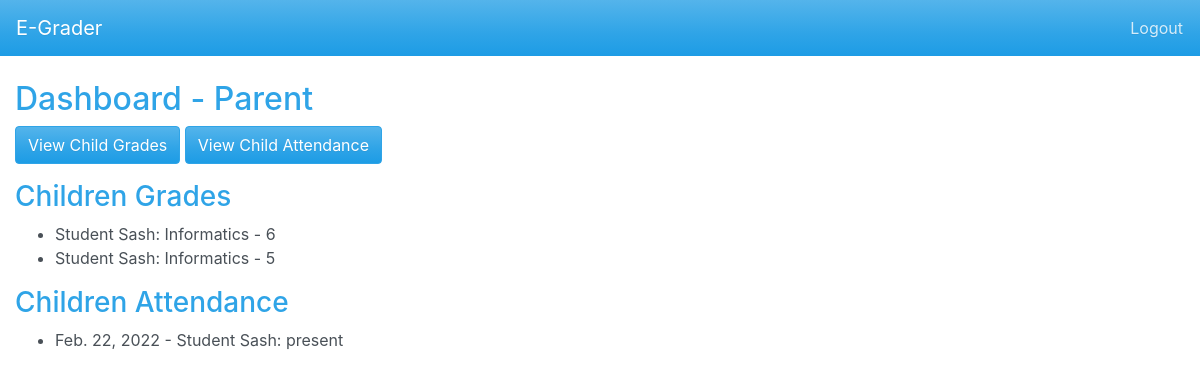
The page / (signed in) on the database its author committed.
### core/models.py (models this page shows, shortened)
class User(AbstractUser):
    role = models.CharField(max_length=20, choices=ROLE_CHOICES)

class Grade(models.Model):
    student = models.ForeignKey(Student, on_delete=models.CASCADE)
    subject = models.ForeignKey(Subject, on_delete=models.CASCADE)
    teacher = models.ForeignKey(Teacher, on_delete=models.CASCADE)
    term = models.ForeignKey(ProgramTerm, on_delete=models.CASCADE)
    value = models.PositiveSmallIntegerField()
    date = models.DateField(auto_now_add=True)

class Student(models.Model):
    user = models.OneToOneField(User, on_delete=models.CASCADE)
    school = models.ForeignKey(School, on_delete=models.CASCADE)
    class_year = models.ForeignKey(ClassYear, on_delete=models.SET_NULL, null=True, blank=True)

class Subject(models.Model):
    name = models.CharField(max_length=100)

class Attendance(models.Model):
    student = models.ForeignKey(Student, on_delete=models.CASCADE)
    subject = models.ForeignKey(Subject, on_delete=models.CASCADE)
    teacher = models.ForeignKey(Teacher, on_delete=models.CASCADE)
    date = models.DateField()
    status = models.CharField(max_length=10, choices=ATTENDANCE_STATUS)

### core/views.py (the view)
# urls.py: path('', DashboardView.as_view(), name='dashboard'),
@method_decorator(login_required, name='dispatch')
class DashboardView(TemplateView):
    template_name = 'dashboard.html'
    def get_context_data(self, **kwargs):
        context = super().get_context_data(**kwargs)
        user = self.request.user
        role = user.role
        context['role'] = role
        if role == 'teacher':
            context['grades'] = Grade.objects.filter(teacher__user=user)
            context['attendance'] = Attendance.objects.filter(teacher__user=user)
        elif role == 'parent':
            context['grades'] = Grade.objects.filter(student__parents__user=user)
            context['attendance'] = Attendance.objects.filter(student__parents__user=user)
        elif role == 'student':
            context['grades'] = Grade.objects.filter(student__user=user)
            context['attendance'] = Attendance.objects.filter(student__user=user)
        elif role in ['director', 'admin']:
            context['schools'] = School.objects.all()
            context['grades'] = Grade.objects.all()
            context['attendance'] = Attendance.objects.all()
        return context

### templates/dashboard.html (shortened to what this page needs)
{% extends 'base.html' %}
{% block content %}
<h2>Dashboard - {{ role|title }}</h2>
{% if role == 'parent' %}
    <div class="mb-3">
        <a class="btn btn-primary" href="{% url 'grade_list' %}">View Child Grades</a>
        <a class="btn btn-primary" href="{% url 'attendance_list' %}">View Child Attendance</a>
    </div>
    <h3>Children Grades</h3>
    <ul>
    {% for g in grades %}
        <li>{{ g.student.user.get_full_name }}: {{ g.subject.name }} - {{ g.value }}</li>
    {% empty %}
        <li>No grades found.</li>
    {% endfor %}
    </ul>
    <h3>Children Attendance</h3>
    <ul>
    {% for a in attendance %}
        <li>{{ a.date }} - {{ a.student.user.get_full_name }}: {{ a.status }}</li>
    {% empty %}
        <li>No attendance records found.</li>
    {% endfor %}
    </ul>
{% endif %}
{% endblock %}

### rows shown on the page
User: role "Parent"
Grade: student.user.get_full_name "Student Sash", subject.name "Informatics", value "6"
Grade: student.user.get_full_name "Student Sash", subject.name "Informatics", value "5"
Attendance: date "Feb. 22, 2022", student.user.get_full_name "Student Sash", status "present"
